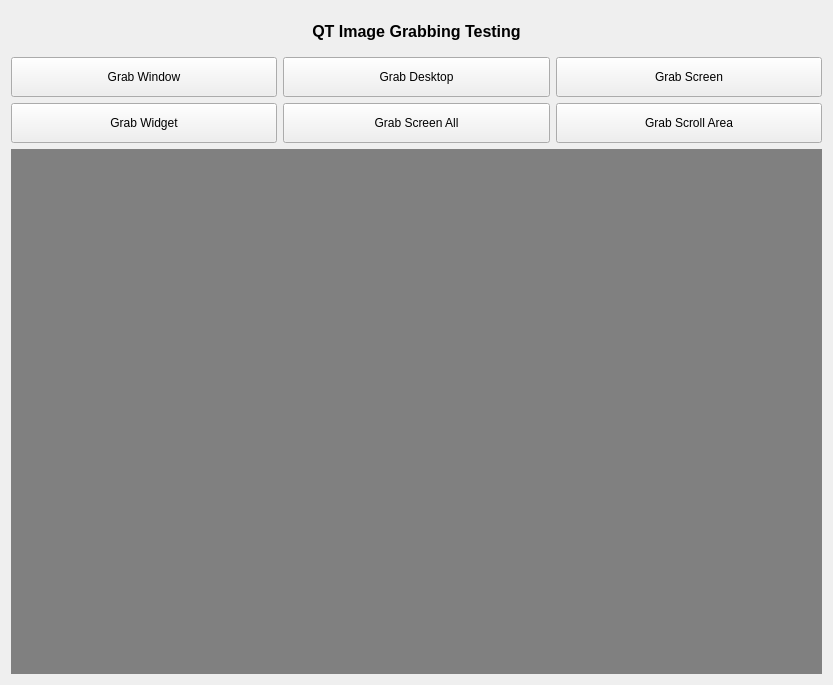
<?xml version="1.0" encoding="UTF-8"?>
<ui version="4.0">
 <class>MiscellaneousImageGrabber</class>
 <widget class="QWidget" name="MiscellaneousImageGrabber">
  <property name="geometry">
   <rect>
    <x>0</x>
    <y>0</y>
    <width>833</width>
    <height>685</height>
   </rect>
  </property>
  <property name="windowTitle">
   <string>MiscellaneousImageGrabber</string>
  </property>
  <layout class="QVBoxLayout" name="verticalLayout">
   <item>
    <layout class="QHBoxLayout" name="horizontalLayout">
     <item>
      <widget class="QLabel" name="lbTitle">
       <property name="minimumSize">
        <size>
         <width>0</width>
         <height>40</height>
        </size>
       </property>
       <property name="font">
        <font>
         <pointsize>12</pointsize>
         <weight>75</weight>
         <bold>true</bold>
        </font>
       </property>
       <property name="text">
        <string>QT Image Grabbing Testing</string>
       </property>
       <property name="alignment">
        <set>Qt::AlignCenter</set>
       </property>
      </widget>
     </item>
    </layout>
   </item>
   <item>
    <layout class="QGridLayout" name="gridLayout">
     <property name="leftMargin">
      <number>0</number>
     </property>
     <property name="rightMargin">
      <number>0</number>
     </property>
     <item row="0" column="1">
      <widget class="QPushButton" name="btnGrabDesktop">
       <property name="minimumSize">
        <size>
         <width>0</width>
         <height>40</height>
        </size>
       </property>
       <property name="text">
        <string>Grab Desktop</string>
       </property>
      </widget>
     </item>
     <item row="0" column="2">
      <widget class="QPushButton" name="btnGrabScreen">
       <property name="minimumSize">
        <size>
         <width>0</width>
         <height>40</height>
        </size>
       </property>
       <property name="text">
        <string>Grab Screen</string>
       </property>
      </widget>
     </item>
     <item row="0" column="0">
      <widget class="QPushButton" name="btnGrabWindow">
       <property name="minimumSize">
        <size>
         <width>0</width>
         <height>40</height>
        </size>
       </property>
       <property name="text">
        <string>Grab Window</string>
       </property>
      </widget>
     </item>
     <item row="1" column="0">
      <widget class="QPushButton" name="btnGrabWidget">
       <property name="minimumSize">
        <size>
         <width>0</width>
         <height>40</height>
        </size>
       </property>
       <property name="text">
        <string>Grab Widget</string>
       </property>
      </widget>
     </item>
     <item row="1" column="2">
      <widget class="QPushButton" name="btnGrabScrollArea">
       <property name="minimumSize">
        <size>
         <width>0</width>
         <height>40</height>
        </size>
       </property>
       <property name="text">
        <string>Grab Scroll Area</string>
       </property>
      </widget>
     </item>
     <item row="1" column="1">
      <widget class="QPushButton" name="btnGrabScreenAll">
       <property name="minimumSize">
        <size>
         <width>0</width>
         <height>40</height>
        </size>
       </property>
       <property name="text">
        <string>Grab Screen All</string>
       </property>
      </widget>
     </item>
    </layout>
   </item>
   <item>
    <widget class="QLabel" name="lbImgOriginal">
     <property name="sizePolicy">
      <sizepolicy hsizetype="Preferred" vsizetype="Expanding">
       <horstretch>0</horstretch>
       <verstretch>0</verstretch>
      </sizepolicy>
     </property>
     <property name="styleSheet">
      <string notr="true">QLabel
{
	background-color: gray;
}</string>
     </property>
     <property name="text">
      <string/>
     </property>
    </widget>
   </item>
  </layout>
 </widget>
 <layoutdefault spacing="6" margin="11"/>
 <resources/>
 <connections/>
</ui>
